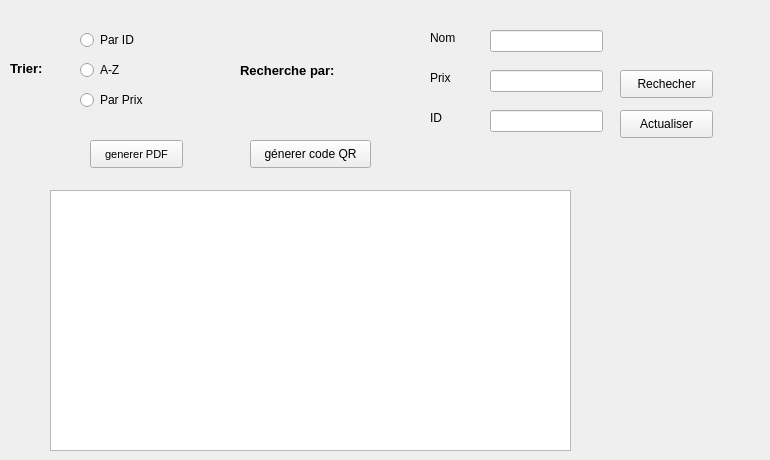
      <widget class="QWidget" name="tab_6">
       <attribute name="title">
        <string>Afficher</string>
       </attribute>
       <widget class="QTableView" name="tab_produits">
        <property name="geometry">
         <rect>
          <x>50</x>
          <y>190</y>
          <width>521</width>
          <height>261</height>
         </rect>
        </property>
       </widget>
       <widget class="QRadioButton" name="rb_1">
        <property name="geometry">
         <rect>
          <x>80</x>
          <y>60</y>
          <width>51</width>
          <height>20</height>
         </rect>
        </property>
        <property name="text">
         <string>A-Z</string>
        </property>
       </widget>
       <widget class="QRadioButton" name="rb_2">
        <property name="geometry">
         <rect>
          <x>80</x>
          <y>90</y>
          <width>97</width>
          <height>20</height>
         </rect>
        </property>
        <property name="text">
         <string>Par Prix</string>
        </property>
       </widget>
       <widget class="QPushButton" name="pb_Rech">
        <property name="geometry">
         <rect>
          <x>620</x>
          <y>70</y>
          <width>93</width>
          <height>28</height>
         </rect>
        </property>
        <property name="text">
         <string>Rechecher</string>
        </property>
       </widget>
       <widget class="QLineEdit" name="rech_Nom">
        <property name="geometry">
         <rect>
          <x>490</x>
          <y>30</y>
          <width>113</width>
          <height>22</height>
         </rect>
        </property>
       </widget>
       <widget class="QLineEdit" name="rech_Prix">
        <property name="geometry">
         <rect>
          <x>490</x>
          <y>70</y>
          <width>113</width>
          <height>22</height>
         </rect>
        </property>
       </widget>
       <widget class="QLineEdit" name="rech_ID">
        <property name="geometry">
         <rect>
          <x>490</x>
          <y>110</y>
          <width>113</width>
          <height>22</height>
         </rect>
        </property>
       </widget>
       <widget class="QPushButton" name="pb_pdf">
        <property name="geometry">
         <rect>
          <x>90</x>
          <y>140</y>
          <width>93</width>
          <height>28</height>
         </rect>
        </property>
        <property name="font">
         <font>
          <pointsize>8</pointsize>
         </font>
        </property>
        <property name="text">
         <string>generer PDF</string>
        </property>
       </widget>
       <widget class="QPushButton" name="QR">
        <property name="geometry">
         <rect>
          <x>250</x>
          <y>140</y>
          <width>121</width>
          <height>28</height>
         </rect>
        </property>
        <property name="text">
         <string>génerer code QR</string>
        </property>
       </widget>
       <widget class="QLabel" name="QRCODE_3">
        <property name="geometry">
         <rect>
          <x>610</x>
          <y>230</y>
          <width>151</width>
          <height>171</height>
         </rect>
        </property>
        <property name="text">
         <string/>
        </property>
       </widget>
       <widget class="QRadioButton" name="rb_id">
        <property name="geometry">
         <rect>
          <x>80</x>
          <y>30</y>
          <width>71</width>
          <height>20</height>
         </rect>
        </property>
        <property name="text">
         <string>Par ID</string>
        </property>
       </widget>
       <widget class="QLabel" name="label_23">
        <property name="geometry">
         <rect>
          <x>10</x>
          <y>60</y>
          <width>51</width>
          <height>16</height>
         </rect>
        </property>
        <property name="font">
         <font>
          <pointsize>10</pointsize>
          <weight>75</weight>
          <bold>true</bold>
         </font>
        </property>
        <property name="text">
         <string>Trier:</string>
        </property>
       </widget>
       <widget class="QLabel" name="label_24">
        <property name="geometry">
         <rect>
          <x>240</x>
          <y>60</y>
          <width>141</width>
          <height>21</height>
         </rect>
        </property>
        <property name="font">
         <font>
          <pointsize>10</pointsize>
          <weight>75</weight>
          <bold>true</bold>
         </font>
        </property>
        <property name="text">
         <string>Recherche par:</string>
        </property>
       </widget>
       <widget class="QLabel" name="label_25">
        <property name="geometry">
         <rect>
          <x>430</x>
          <y>30</y>
          <width>41</width>
          <height>16</height>
         </rect>
        </property>
        <property name="font">
         <font>
          <pointsize>9</pointsize>
         </font>
        </property>
        <property name="text">
         <string>Nom</string>
        </property>
       </widget>
       <widget class="QLabel" name="label_26">
        <property name="geometry">
         <rect>
          <x>430</x>
          <y>70</y>
          <width>31</width>
          <height>16</height>
         </rect>
        </property>
        <property name="font">
         <font>
          <pointsize>9</pointsize>
         </font>
        </property>
        <property name="text">
         <string>Prix</string>
        </property>
       </widget>
       <widget class="QLabel" name="label_27">
        <property name="geometry">
         <rect>
          <x>430</x>
          <y>110</y>
          <width>21</width>
          <height>16</height>
         </rect>
        </property>
        <property name="text">
         <string>ID</string>
        </property>
       </widget>
       <widget class="QPushButton" name="pushButton">
        <property name="geometry">
         <rect>
          <x>620</x>
          <y>110</y>
          <width>93</width>
          <height>28</height>
         </rect>
        </property>
        <property name="text">
         <string>Actualiser</string>
        </property>
       </widget>
      </widget>
